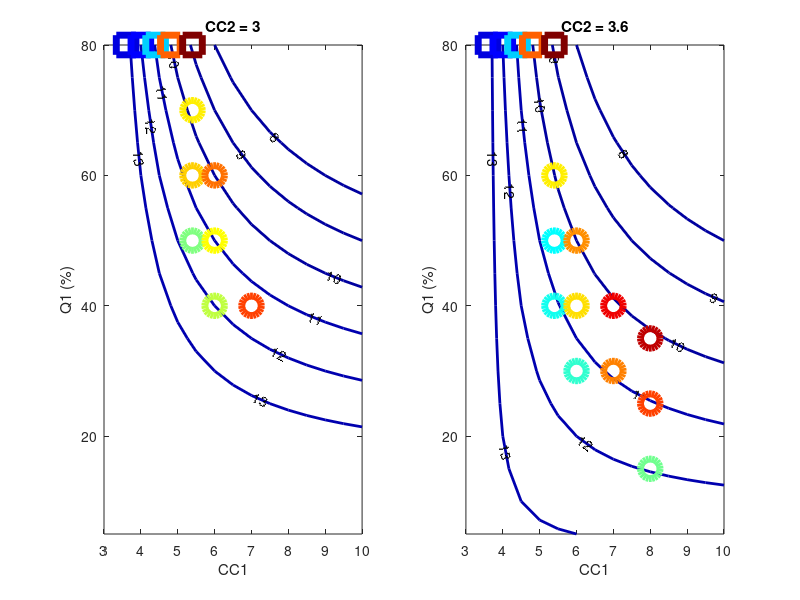
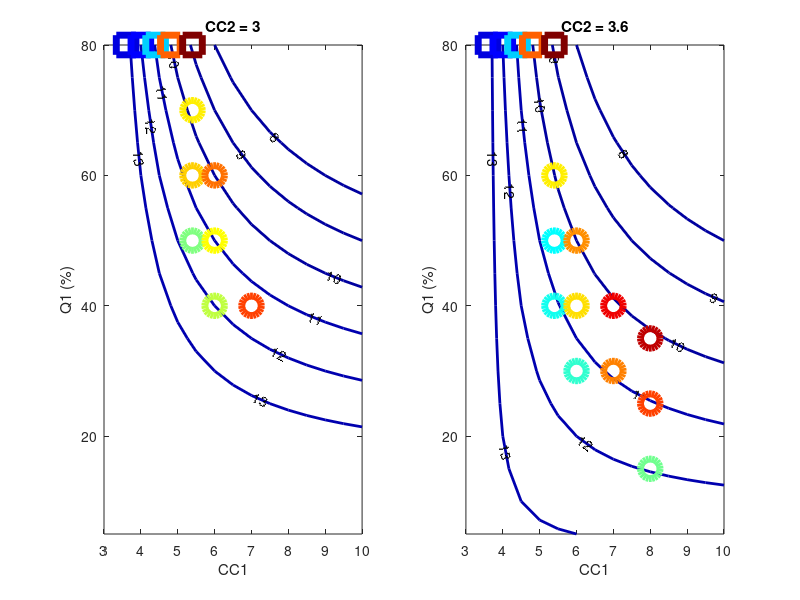

Here is the MATLAB script that generated these plots, in order:
% BMS contour
% Peter Attia
% 2017-06-15

close all
clear all

Q1=5:5:80;
CC1=3:0.5:10;
CC2=[3 3.6];
time = ones(length(CC2),length(CC1),length(Q1));
figure, set(gcf, 'units','normalized','outerposition',[0 0 1 1])
for i=1:length(CC2)
    subplot(1,length(CC2),i), hold on, box on
    xlabel('CC1'),ylabel('Q1 (%)')
    title(['CC2 = ' num2str(CC2(i))])
    %axis([min(CC1) max(CC1) min(Q1) max(Q1)])
    
    [X,Y] = meshgrid(CC1,Q1);
    time = (60.*Y./X./100)+(60.*(80-Y)./CC2(i)./100);
    v = [13, 12, 11, 10, 9, 8];
    contour(X,Y,time,v,'LineWidth',2,'ShowText','on')
end

% Manually determined degradation values in Excel. The list of policies and
% the list of degradation values should be programmatically generated
list = [3.6	80	3.601	3.1279E-05
        4	80	4	3.8254E-05
        4.4	80	4.4	1.0923E-04
        4.8	80	4.8	2.6018E-04
        5.4	40	3.6	1.2798E-04
        5.4	50	3	1.6890E-04
        5.4	50	3.6	1.2336E-04
        5.4	60	3	2.2486E-04
        5.4	60	3.6	2.1632E-04
        5.4	70	3	2.1184E-04
        5.4	80	5.4	3.3856E-04
        6	30	3.6	1.4072E-04
        6	40	3	1.8642E-04
        6	40	3.6	2.2163E-04
        6	50	3	2.0858E-04
        6	50	3.6	2.4528E-04
        6	60	3	2.5727E-04
        7	30	3.6	2.5364E-04
        7	40	3	2.7135E-04
        7	40	3.6	2.9956E-04
        8	15	3.6	1.6029E-04
        8	25	3.6	2.7165E-04
        8	35	3.6	3.1434E-04];

colormap jet;

scalefactor = 1e6; % Factor to scale 

maxvalue = max(list(:,4))*scalefactor;


for i = 1:length(list(:,1))
    if list(i,3) == 3
        subplot(1, length(CC2), 1)
        %ax(2) = axes;
        scatter(list(i,1),list(i,2),'o','CData',list(i,4)*scalefactor,'SizeData',200,'LineWidth',5)
    elseif list(i,3) == 3.6
        subplot(1, length(CC2), 2)
        scatter(list(i,1),list(i,2),'o','CData',list(i,4)*scalefactor,'SizeData',200,'LineWidth',5)
    else
        subplot(1, length(CC2), 1)
        scatter(list(i,1),list(i,2),'square','CData',list(i,4)*scalefactor,'SizeData',200,'LineWidth',5)
        caxis([0 maxvalue])
        subplot(1, length(CC2), 2)
        scatter(list(i,1),list(i,2),'square','CData',list(i,4)*scalefactor,'SizeData',200,'LineWidth',5)
        caxis([0 maxvalue])
    end
end

%% Save images
saveas(gcf,'contour.png')
saveas(gcf,'contour.fig')